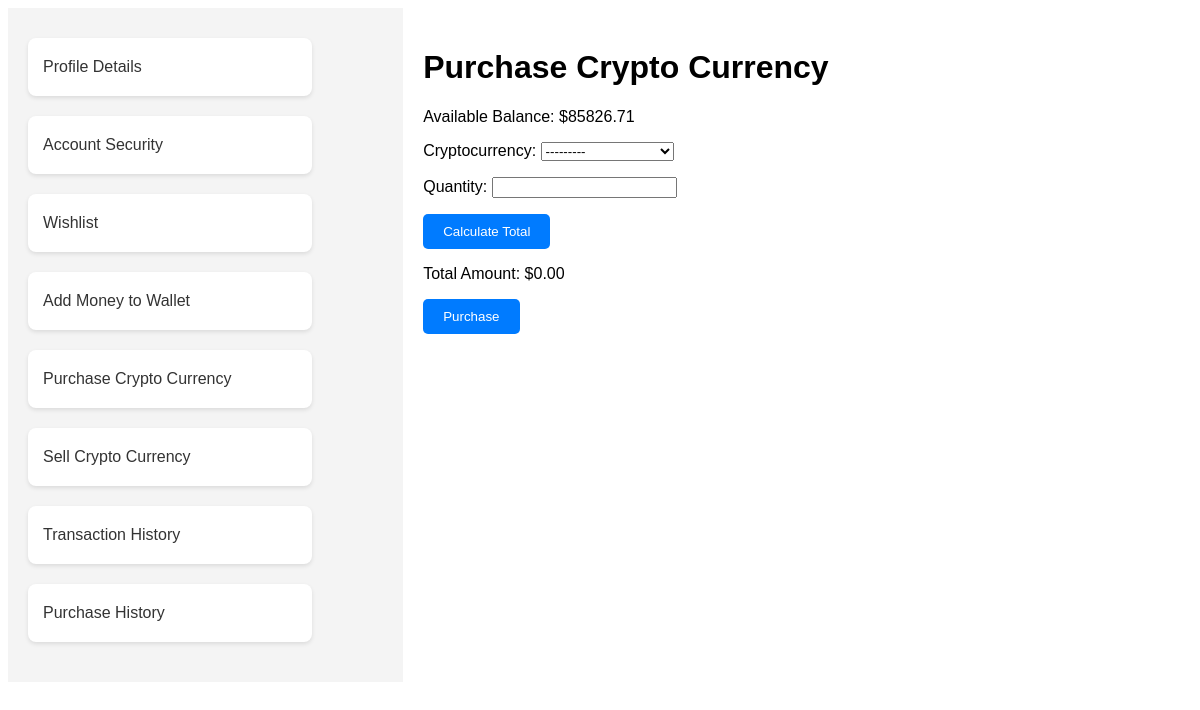
The app's page /userprofile/purchase_currency/ (signed in), older data.
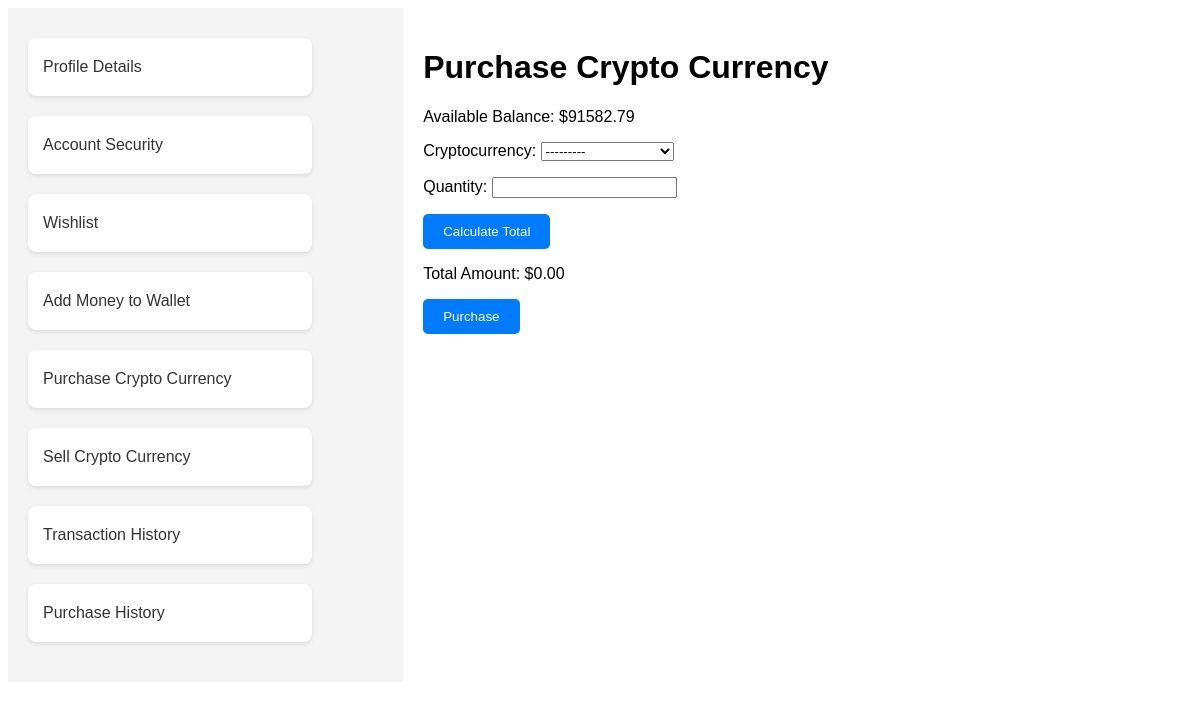
The same page, newer data.
### CryptoCrackers/models.py (models this page shows, shortened)
class Wallet(models.Model):
    user = models.OneToOneField(UserDetails, on_delete=models.CASCADE)
    balance = models.DecimalField(max_digits=10, decimal_places=2, default=0)

### CryptoCrackers/views.py (the view)
# urls.py: path('userprofile/purchase_currency/', views.purchase_currency, name='purchase_currency'),
def purchase_currency(request):
    user_id = request.session.get('_user_id')
    if not user_id:
        return redirect('/login/')
    user_wallet, created = Wallet.objects.get_or_create(user_id=user_id)
    if request.method == 'POST':
        form = PurchaseForm(user_id, request.POST)
        if form.is_valid():
            cryptocurrency = form.cleaned_data['cryptocurrency']
            quantity = form.cleaned_data['quantity']
            total_amount = cryptocurrency.current_price_cad * quantity
            if user_wallet.balance >= total_amount:
                user_wallet.balance -= total_amount
                Purchase.objects.create(
                    user_id=user_id,
                    cryptocurrency=cryptocurrency,
                    quantity=quantity,
                    total_amount=total_amount,
                )
                user = UserDetails.objects.get(id=user_id)
                cryptocurrencies = user.cryptocurrencies
                if cryptocurrency.name in cryptocurrencies:
                    cryptocurrencies[cryptocurrency.name] += int(quantity)
                else:
                    cryptocurrencies[cryptocurrency.name] = int(quantity)
                user.cryptocurrencies = cryptocurrencies
                user_wallet.save()
                user.save()
                return JsonResponse({'success': True, 'total_amount': total_amount})
            else:
                return JsonResponse({'success': False, 'error': 'Insufficient balance'})
        else:
            return JsonResponse({'success': False, 'error': 'Invalid form data'})
    else:
        form = PurchaseForm(user_id)
        crypto_choices = [{'id': crypto.id, 'name': crypto.name, 'price': str(crypto.current_price_cad)} for crypto in
                          CryptoCurrency.objects.all()]
        crypto_choices_json = json.dumps(crypto_choices, cls=DjangoJSONEncoder)
        user = UserDetails.objects.get(pk=user_id)
        return render(request, 'FrontEnd/profile.html',
                      {'form': form, 'balance': user_wallet.balance, 'crypto_choices_json': crypto_choices_json,
                       'id': "purchase-currency","user":user})

### CryptoCrackers/forms.py (shortened to what this page needs)
class PurchaseForm(forms.ModelForm):
    class Meta:
        model = Purchase
        fields = ['cryptocurrency', 'quantity']
        widgets = {
            'cryptocurrency': forms.Select(attrs={'id': 'id_cryptocurrency'}),
            'quantity': forms.TextInput(attrs={'id': 'id_quantity'}),
        }
    def __init__(self, user_id, *args, **kwargs):
        super().__init__(*args, **kwargs)
        self.fields['cryptocurrency'].queryset = CryptoCurrency.objects.all()
        self.user_id = user_id

### CryptoCrackers/models.py (called while the page is built)
    def __str__(self):
        return self.name

### templates/FrontEnd/profile.html (shortened to what this page needs)
<!DOCTYPE html>
<html lang="en">
<head>
</head>
<body>
<main>
    <div class="profile-container">
        <div class="sidebar">
            <ul>
                <li><a href="{% url 'CryptoCrackers:profile' %}" >Profile Details</a></li>
                <li><a  href="{% url 'CryptoCrackers:acc_sec' %}" >Account Security</a></li>
                <li><a href="{% url 'CryptoCrackers:wishlist' %}" >Wishlist</a></li>
                <li><a href="{% url 'CryptoCrackers:add_money' %}" >Add Money to Wallet</a></li>
                <li><a href="{% url 'CryptoCrackers:purchase_currency' %}" >Purchase Crypto Currency</a></li>
                <li><a href="{% url 'CryptoCrackers:sell_crypto' %}" >Sell Crypto Currency</a></li>
                <li><a href="{% url 'CryptoCrackers:transaction_list' %}" >Transaction History</a></li>
                <li><a href="{% url 'CryptoCrackers:purchasehistory_list' %}" >Purchase History</a></li>
            </ul>
        </div>
        <div class="content">
            <div id="purchase-currency" style="display: none;">
                  <h1>Purchase Crypto Currency</h1>
                  <p>Available Balance: ${{ balance }}</p>
                {% if user.id_image%}
                    <form method="post" id="purchaseForm">
                        {{ form.as_p }}
                        <button class="save-button" type="button" onclick="calculateTotal()">Calculate Total</button>
                        <p>Total Amount: $<span id="totalAmount">0.00</span></p>
                        <button class="save-button" type="submit">Purchase</button>
                    </form>
                {% else %}
                    <p style="color: red;">Please upload a valid ID image before purchasing cryptocurrency.</p>
                {% endif %}
            </div>
     </div>
    </div>
</main>
</body>
</html>

Row changes from the older to the newer data that the page shows:
changed Wallet: balance "85826.71" → "91582.79"
